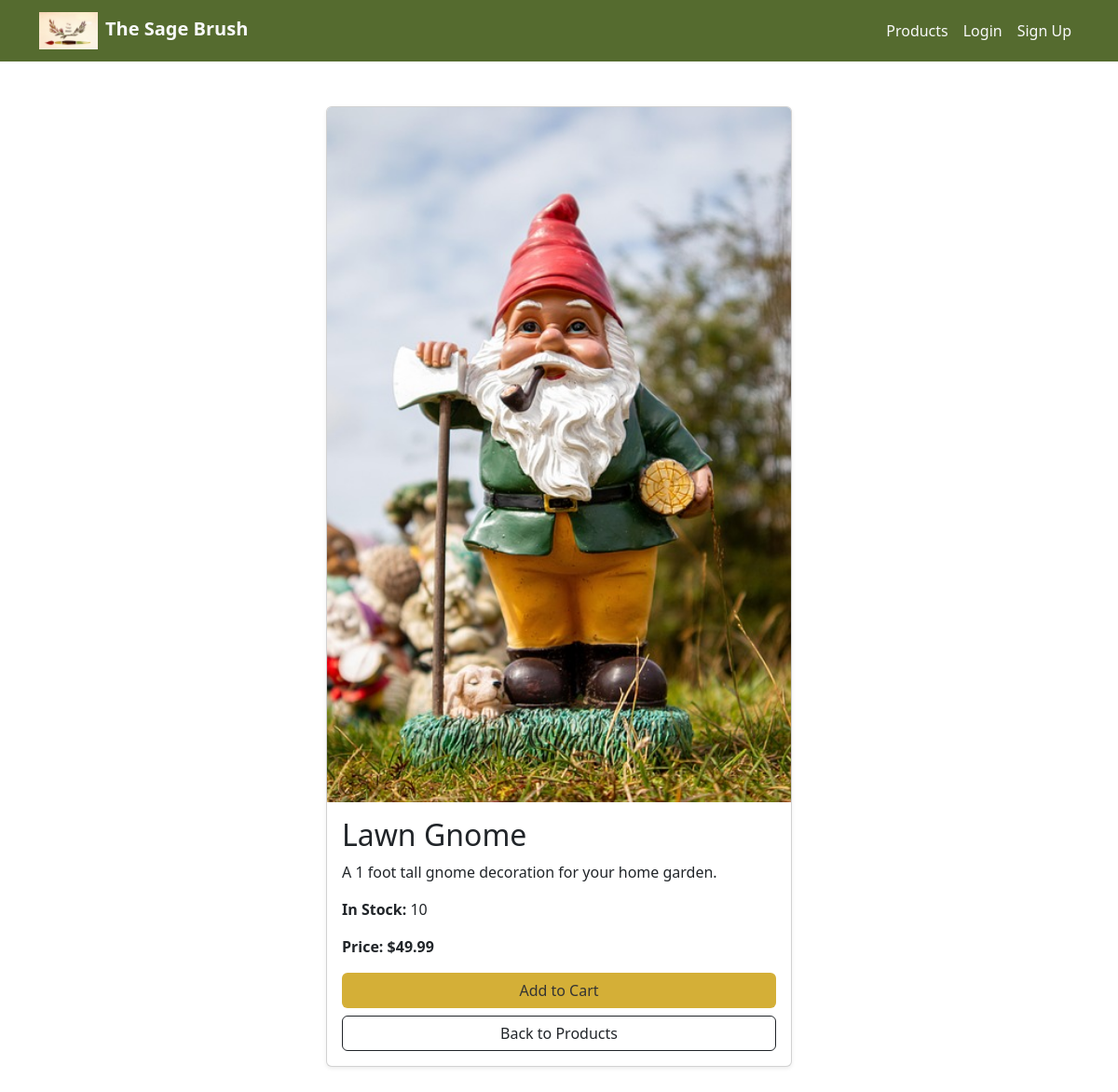
Page /store/product/1/ on the committed database.
### store/models.py (models this page shows, shortened)
class Product(models.Model):
    name = models.CharField(max_length=100)
    description = models.TextField(blank=True)
    price = models.DecimalField(max_digits=8, decimal_places=2)
    stock = models.PositiveIntegerField()
    category = models.ForeignKey(Category, on_delete=models.SET_NULL, null=True, blank=True)
    image = models.ImageField(upload_to='products/', blank=True, null=True)

### store/views.py (the view)
# urls.py: path('product/<int:pk>/', views.product_detail, name='product_detail'),
def product_detail(request, pk):
    product = get_object_or_404(Product, pk=pk)
    return render(request, 'store/product_detail.html', {'product': product})

### store/templates/store/product_detail.html (shortened to what this page needs)
{% extends 'layout.html' %}
{% block content %}
<div class="container d-flex justify-content-center my-5">
    <div class="card shadow-sm" style="max-width: 500px; width: 100%;">
        {% if product.image %}
        <img src="{{ product.image.url }}" class="card-img-top" alt="{{ product.name }}">
        {% endif %}
        <div class="card-body d-flex flex-column">
            <h2 class="card-title">{{ product.name }}</h2>
            <p class="card-text">{{ product.description }}</p>
            <p><strong>In Stock:</strong> {{ product.stock }}</p>
            <p class="fw-bold mt-auto">Price: ${{ product.price }}</p>
            <a href="{% url 'add_to_cart' product.pk %}" class="btn w-100 mb-2"
               style="background-color: #D4AF37; color: #333;"
               onmouseover="this.style.backgroundColor='#A52A2A'; this.style.color='#fff';"
               onmouseout="this.style.backgroundColor='#D4AF37'; this.style.color='#333';">
               Add to Cart
            </a>
            <a href="{% url 'product_list' %}" class="btn btn-outline-dark w-100">Back to Products</a>
        </div>
    </div>
</div>
{% endblock %}

### rows in the picture
Product: image (picture), name "Lawn Gnome", description "A 1 foot tall gnome decoration for your home garden.", stock "10", price "49.99"
